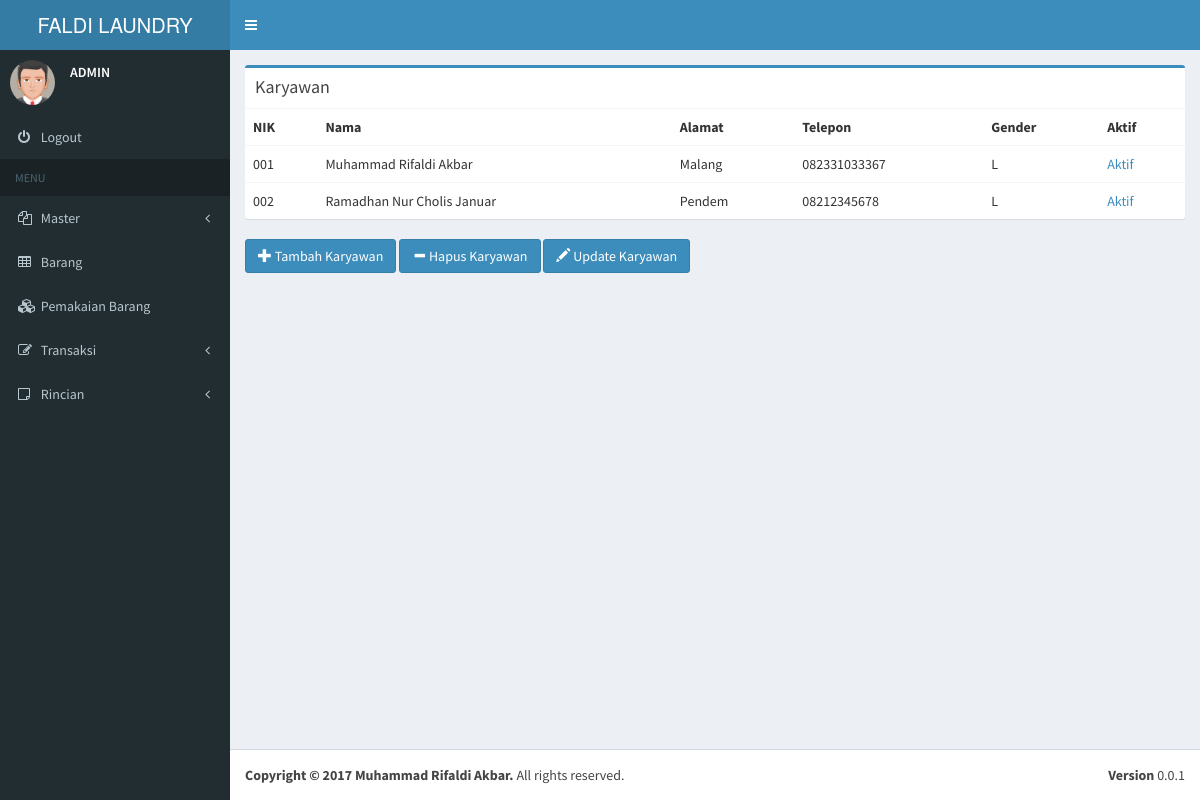
The app's page /Aplikasi/laundry/index.php?pages=karyawan (signed in) with its own data.
### tables this page shows
CREATE TABLE `karyawan` (
  `NIK` varchar(20) NOT NULL,
  `NmKaryawan` varchar(50) NOT NULL,
  `AlmtKaryawan` varchar(50) NOT NULL,
  `TelpKaryawan` varchar(20) NOT NULL,
  `GenderKaryawan` varchar(1) NOT NULL,
  `aktif` int(1) NOT NULL
);

### Aplikasi/laundry/pages/karyawan.php (the view, shortened to what this page needs)
<div class="row">
            <div class="col-xs-12">
              <div class="box box-primary">
                <div class="box-header">
                  <h3 class="box-title">Karyawan</h3>
                </div>
                <div class="box-body table-responsive no-padding">
                  <table class="table table-hover">
                    <tr>
                      <th>NIK</th>
                      <th>Nama</th>
                      <th>Alamat</th>
                      <th>Telepon</th>
                      <th>Gender</th>
					  <th>Aktif</th>
                    </tr>
					<?php
					include('koneksi.php');
					$query = mysqli_query($connection, 'SELECT * FROM karyawan');
					if($query)
					{
						while($row = mysqli_fetch_row($query))
						{
							?>
							<tr>
							<td><?php echo $row[0]; ?></td>
							<td><?php echo $row[1]; ?></td>
							<td><?php echo $row[2]; ?></td>
							<td><?php echo $row[3]; ?></td>
							<td><?php echo $row[4]; ?></td>
							<td><?php
							if($row[5] == 0)
							{
							?>
							<a href="pages/setaktif.php?id=<?php echo $row[0]; ?>">Tidak Aktif</a>
							<?php
							}
							else
							{
							?>
							<a href="pages/setinaktif.php?id=<?php echo $row[0]; ?>">Aktif</a>
							<?php
							}
							?>
							</td>
							</tr>
							<?php
						}
					}
					?>
                  </table>
                </div>
              </div>
			  <a class="btn btn-primary" href="?pages=tambahkaryawan"><span class="glyphicon glyphicon-plus"></span> Tambah Karyawan</a>
			  <a class="btn btn-primary" href="?pages=hapuskaryawan"><span class="glyphicon glyphicon-minus"></span> Hapus Karyawan</a>
			  <a class="btn btn-primary" href="?pages=updatekaryawan"><span class="glyphicon glyphicon-pencil"></span> Update Karyawan</a>
            </div>
          </div>

### records on screen
karyawan: NIK "001", NmKaryawan "Muhammad Rifaldi Akbar", AlmtKaryawan "Malang", TelpKaryawan "082331033367", GenderKaryawan "L"
karyawan: NIK "002", NmKaryawan "Ramadhan Nur Cholis Januar", AlmtKaryawan "Pendem", TelpKaryawan "08212345678", GenderKaryawan "L"

### other values on screen
$_SESSION['username'] "ADMIN"
